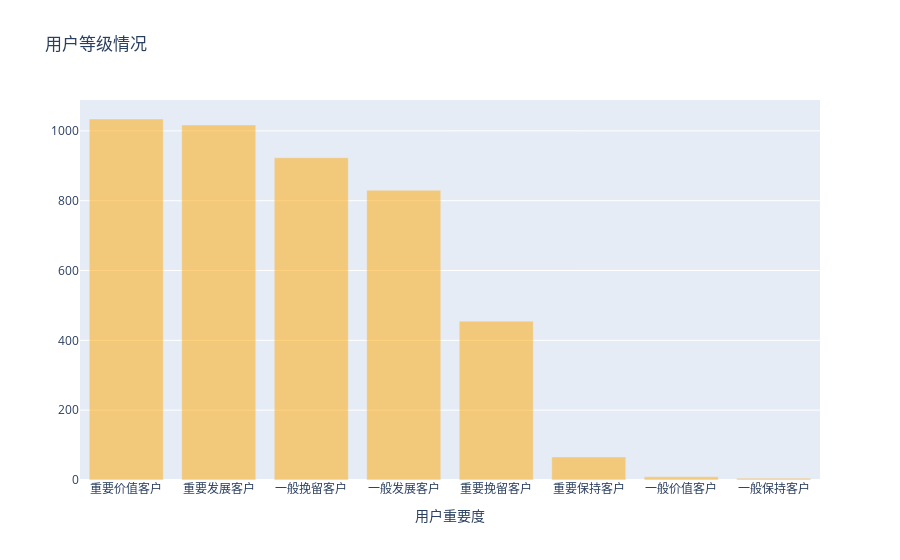

The code cell stored with this chart in its notebook:
### Code cell
#对结果可视化
trace_basic = [go.Bar(x =rfm['用户等级'].value_counts().index.tolist(),
                      y =rfm['用户等级'].value_counts().values.tolist(),
                      marker=dict(color='orange'),opacity=0.50)] #透明度
layout = go.Layout(title = '用户等级情况',xaxis =dict(title ='用户重要度'))
figure_basic = go.Figure(data = trace_basic,layout=layout)# data与layout组成一个图象对象
pyplot(figure_basic) #输出

### Figure 1 — Plotly figure (JSON) as saved in the notebook; plotly's stock layout.template omitted (floating-point values rounded to 4 significant figures)
{"data": [{"marker": {"color": "orange"}, "opacity": 0.5, "x": ["重要价值客户", "重要发展客户", "一般挽留客户", "一般发展客户", "重要挽留客户", "重要保持客户", "一般价值客户", "一般保持客户"], "y": [1034, 1017, 923, 830, 455, 66, 9, 5], "type": "bar"}], "layout": {"title": {"text": "用户等级情况"}, "xaxis": {"title": {"text": "用户重要度"}}}}
